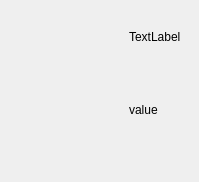
<?xml version="1.0" encoding="UTF-8"?>
<ui version="4.0">
 <class>ControlNumber</class>
 <widget class="QWidget" name="ControlNumber">
  <property name="geometry">
   <rect>
    <x>0</x>
    <y>0</y>
    <width>199</width>
    <height>182</height>
   </rect>
  </property>
  <property name="windowTitle">
   <string>Form</string>
  </property>
  <layout class="QGridLayout" name="gridLayout" rowstretch="4,1">
   <property name="topMargin">
    <number>0</number>
   </property>
   <property name="bottomMargin">
    <number>0</number>
   </property>
   <property name="spacing">
    <number>0</number>
   </property>
   <item row="0" column="0">
    <layout class="QHBoxLayout" name="horizontalLayout" stretch="1,1,1">
     <item>
      <spacer name="horizontalSpacer">
       <property name="orientation">
        <enum>Qt::Horizontal</enum>
       </property>
       <property name="sizeHint" stdset="0">
        <size>
         <width>40</width>
         <height>20</height>
        </size>
       </property>
      </spacer>
     </item>
     <item>
      <widget class="QwtThermo" name="Thermo"/>
     </item>
     <item>
      <layout class="QVBoxLayout" name="verticalLayout">
       <item>
        <widget class="QLabel" name="label_2">
         <property name="text">
          <string>TextLabel</string>
         </property>
        </widget>
       </item>
       <item>
        <widget class="QLabel" name="label">
         <property name="text">
          <string>value</string>
         </property>
        </widget>
       </item>
      </layout>
     </item>
    </layout>
   </item>
   <item row="1" column="0">
    <layout class="QHBoxLayout" name="horizontalLayout_2" stretch="2,3,2">
     <item>
      <spacer name="horizontalSpacer_2">
       <property name="orientation">
        <enum>Qt::Horizontal</enum>
       </property>
       <property name="sizeHint" stdset="0">
        <size>
         <width>40</width>
         <height>20</height>
        </size>
       </property>
      </spacer>
     </item>
     <item>
      <widget class="QwtWheel" name="d_wheel"/>
     </item>
     <item>
      <spacer name="horizontalSpacer_3">
       <property name="orientation">
        <enum>Qt::Horizontal</enum>
       </property>
       <property name="sizeHint" stdset="0">
        <size>
         <width>40</width>
         <height>20</height>
        </size>
       </property>
      </spacer>
     </item>
    </layout>
   </item>
  </layout>
 </widget>
 <customwidgets>
  <customwidget>
   <class>QwtThermo</class>
   <extends>QWidget</extends>
   <header>qwt_thermo.h</header>
  </customwidget>
  <customwidget>
   <class>QwtWheel</class>
   <extends>QWidget</extends>
   <header>qwt_wheel.h</header>
  </customwidget>
 </customwidgets>
 <resources/>
 <connections/>
</ui>
